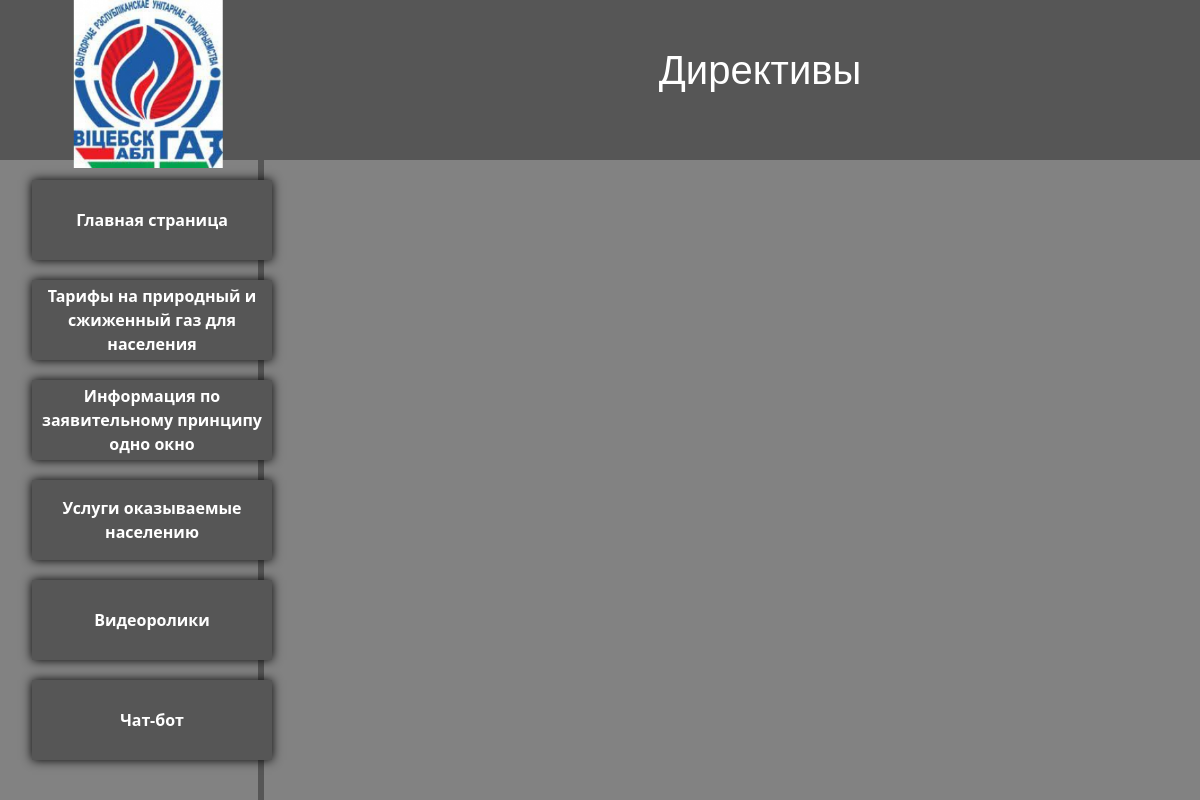
The app's page /onewindow/list_of_normative_documents/Directive, older data.
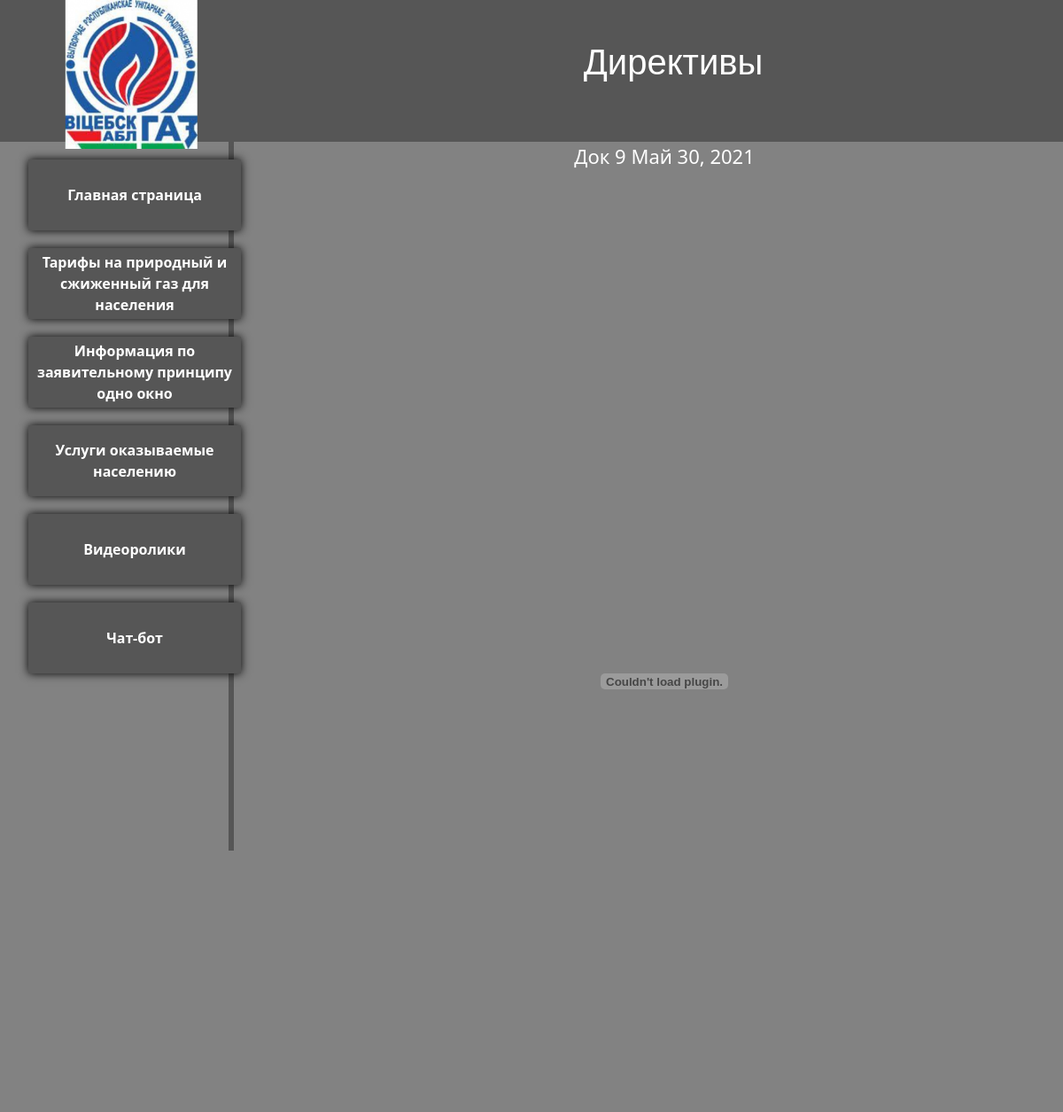
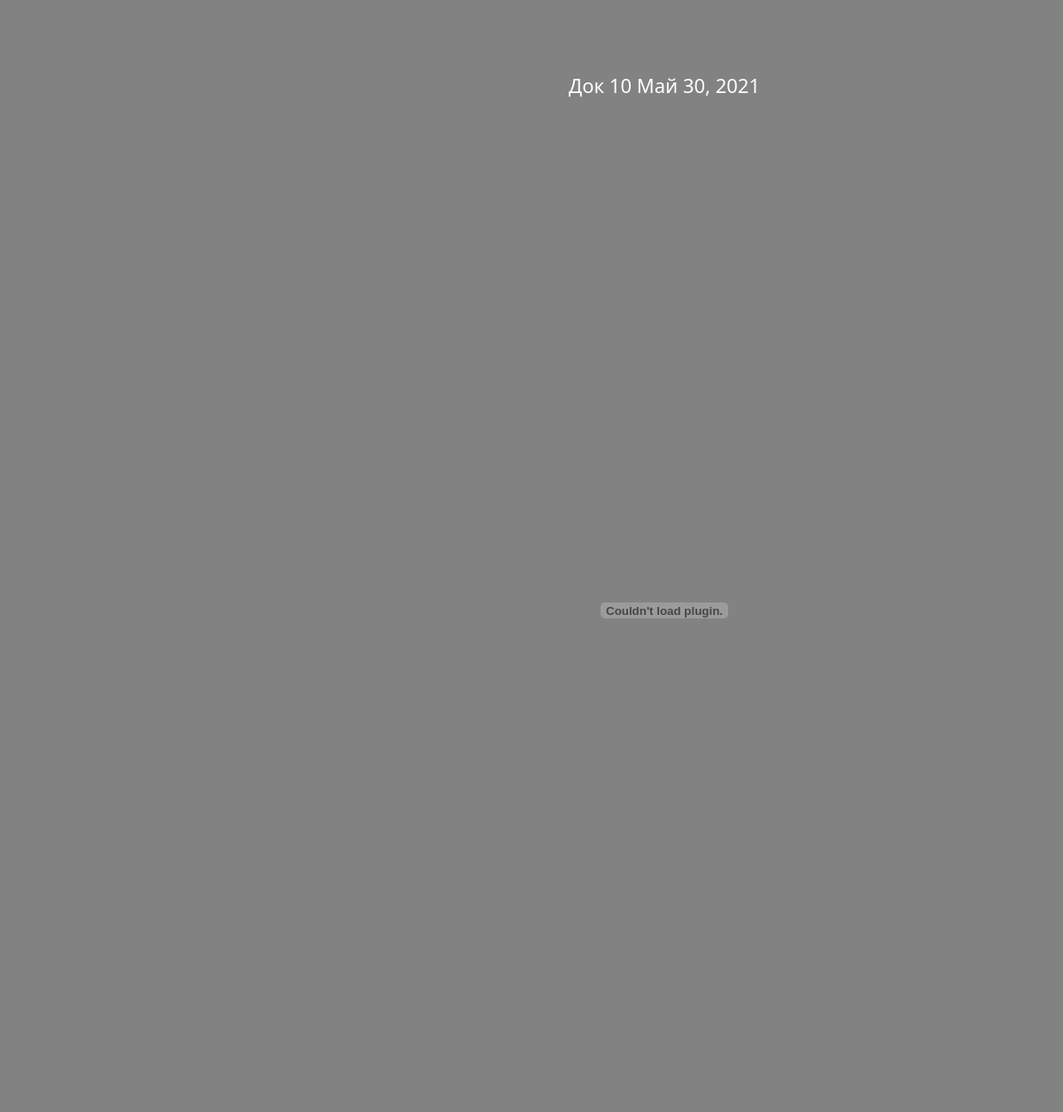
The same page, newer data (2 pictures, top to bottom).
### main/models.py (models this page shows, shortened)
class Directive(models.Model):
    title = models.CharField(max_length=150)
    Directive_doc = models.FileField(upload_to='list_of_normative_documents/')
    times = models.DateField()

### main/views.py (the view)
# urls.py: path('onewindow/list_of_normative_documents/Directive', views.Directive_home, name='Directive'),
def Directive_home(request):
    data = Directive.objects.all()
    return render(request,'main/list_of_normative_documents/Directive.html', {'data': data})

### main/templates/main/list_of_normative_documents/Directive.html (shortened to what this page needs)
{%extends 'main/layout.html'%}
{%block place%}
<p class="top_text">Директивы</p>
{%endblock%}
{%block body%}
{%for el in data%}
<center>
        <div class="botton_color">
                <p href="{{ el.Directive}}" class="names">{{ el.title }} {{el.times}}</p>
                <embed class="docs_view" src="{{ el.Directive_doc.url }}">
        </div>
</center>
{%endfor%}
{%endblock%}

Row changes from the older to the newer data that the page shows:
added Directive: title "Док 9", times "Май 30, 2021"
added Directive: title "Док 10", times "Май 30, 2021"
